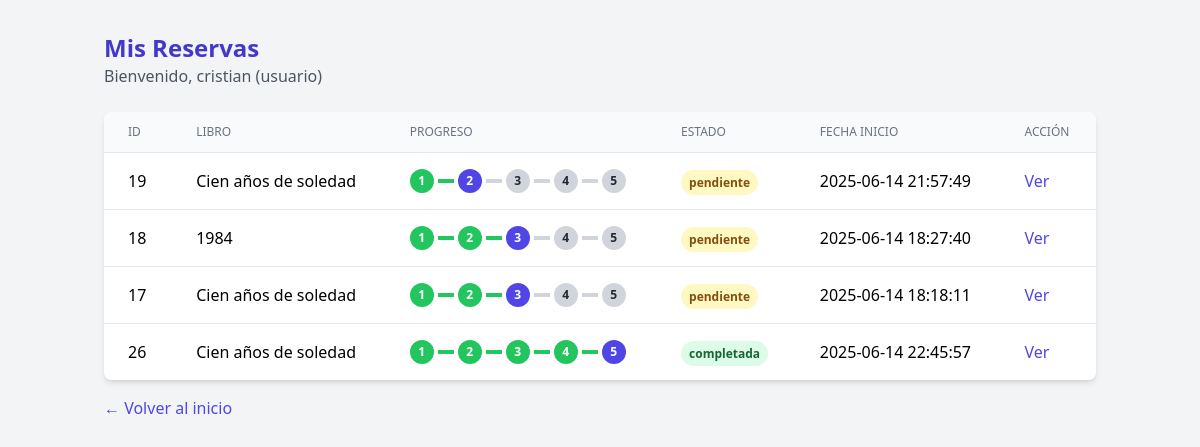
The app's page /listar_reservas_usuario.php (signed in) with its own data.
### tables this page shows
CREATE TABLE `reservas` (
  `id_reserva` int(11) NOT NULL,
  `id_usuario` int(11) NOT NULL,
  `flujo` varchar(3) NOT NULL,
  `proceso` varchar(3) NOT NULL,
  `id_libro` int(11) DEFAULT NULL,
  `fecha_inicio` datetime DEFAULT NULL,
  `fecha_fin` datetime DEFAULT NULL,
  `estado` enum('pendiente','confirmada','completada','cancelada') DEFAULT 'pendiente'
);

CREATE TABLE `libros` (
  `id_libro` int(11) NOT NULL,
  `titulo` varchar(100) NOT NULL,
  `autor` varchar(100) NOT NULL,
  `disponible` tinyint(1) DEFAULT 1,
  `stock` int(11) NOT NULL DEFAULT 0
);

CREATE TABLE `flujo_proceso` (
  `flujo` varchar(3) NOT NULL,
  `proceso` varchar(3) NOT NULL,
  `siguiente` varchar(3) DEFAULT NULL,
  `pantalla` varchar(30) DEFAULT NULL,
  `rol` varchar(20) DEFAULT NULL
);

### listar_reservas_usuario.php (the view, shortened to what this page needs)
<?php
$con = mysqli_connect("localhost", "root", "", "biblioteca");
$id_usuario = $_SESSION['id_usuario'];
$sql = "SELECT r.id_reserva, u.nombre as unombre, r.flujo, r.proceso, l.titulo, r.fecha_inicio, r.fecha_fin, r.estado
        FROM reservas r
        LEFT JOIN usuarios u ON r.id_usuario = u.id
        LEFT JOIN libros l ON r.id_libro = l.id_libro
        WHERE r.id_usuario = $id_usuario
        ORDER BY r.estado, r.fecha_inicio DESC";
$resultado = mysqli_query($con, $sql);
?>
<!DOCTYPE html>
<html lang="es">
<head>
	<script src="https://cdn.tailwindcss.com"></script>
</head>
<body class="bg-gray-100">
	<div class="container mx-auto px-4 py-8">
		<header class="mb-6">
			<h1 class="text-2xl font-bold text-indigo-700">Mis Reservas</h1>
			<p class="text-gray-600">Bienvenido, <?php echo htmlspecialchars($_SESSION['nombre']); ?>
				(<?php echo htmlspecialchars($_SESSION['rol']); ?>)</p>
		</header>
		<div class="bg-white shadow-md rounded-lg overflow-hidden">
			<table class="min-w-full divide-y divide-gray-200">
				<thead class="bg-gray-50">
					<tr>
						<th class="px-6 py-3 text-left text-xs font-medium text-gray-500 uppercase">ID</th>
						<th class="px-6 py-3 text-left text-xs font-medium text-gray-500 uppercase">Libro</th>
						<th class="px-6 py-3 text-left text-xs font-medium text-gray-500 uppercase">Progreso</th>
						<th class="px-6 py-3 text-left text-xs font-medium text-gray-500 uppercase">Estado</th>
						<th class="px-6 py-3 text-left text-xs font-medium text-gray-500 uppercase">Fecha Inicio</th>
						<th class="px-6 py-3 text-left text-xs font-medium text-gray-500 uppercase">Acción</th>
					</tr>
				</thead>
				<tbody class="bg-white divide-y divide-gray-200">
					<?php
                    if ($resultado && mysqli_num_rows($resultado) > 0) {
                        while ($fila = mysqli_fetch_assoc($resultado)) {
                            $estadoColor = match ($fila['estado']) {
                                'pendiente' => 'bg-yellow-100 text-yellow-800',
                                'confirmada' => 'bg-blue-100 text-blue-800',
                                'completada' => 'bg-green-100 text-green-800',
                                'cancelada' => 'bg-red-100 text-red-800',
                                default => 'bg-gray-100 text-gray-800'
                            };
                            echo "<tr class='hover:bg-gray-50'>";
                            echo "<td class='px-6 py-4'>" . htmlspecialchars($fila['id_reserva']) . "</td>";
                            echo "<td class='px-6 py-4'>" . htmlspecialchars($fila['titulo'] ?? 'N/A') . "</td>";
                            echo "<td class='px-6 py-4'>";
                            echo "<div class='flex items-center'>";
                            $con_flujo = mysqli_connect("localhost", "root", "", "biblioteca");
                            $sql_flujo = "SELECT * FROM flujo_proceso WHERE flujo='{$fila['flujo']}' ORDER BY proceso";
                            $result_flujo = mysqli_query($con_flujo, $sql_flujo);
                            $procesos_flujo = [];
                            while ($proc = mysqli_fetch_assoc($result_flujo)) {
                                $procesos_flujo[] = $proc;
                            }
                            foreach ($procesos_flujo as $index => $proc) {
                                $active = $proc['proceso'] == $fila['proceso'];
                                $completed = array_search($proc['proceso'], array_column($procesos_flujo, 'proceso')) <
                                             array_search($fila['proceso'], array_column($procesos_flujo, 'proceso'));
                                echo "<div class='flex items-center'>";
                                echo "<div class='w-6 h-6 rounded-full flex items-center justify-center text-xs font-bold " .
                                     ($active ? "bg-indigo-600 text-white" :
                                     ($completed ? "bg-green-500 text-white" : "bg-gray-300 text-gray-800")) . "'>" .
                                     substr($proc['proceso'], 1) . "</div>";
                                if ($index < count($procesos_flujo) - 1) {
                                    echo "<div class='w-4 h-1 mx-1 " .
                                         ($completed ? "bg-green-500" : "bg-gray-300") . "'></div>";
                                }
                                echo "</div>";
                            }
                            echo "</div></td>";
                            echo "<td class='px-6 py-4'><span class='px-2 py-1 rounded-full text-xs font-semibold $estadoColor'>" .
                                 htmlspecialchars($fila['estado']) . "</span></td>";
                            echo "<td class='px-6 py-4'>" . htmlspecialchars($fila['fecha_inicio']) . "</td>";
                            echo "<td class='px-6 py-4'><a class='text-indigo-600 hover:underline' href='proceso_usuario.php?id_reserva={$fila['id_reserva']}&flujo=" . urlencode($fila['flujo']) . "&proceso=" . urlencode($fila['proceso']) . "'>Ver</a></td>";
                            echo "</tr>";
                        }
                    } else {
                        echo "<tr><td colspan='6' class='px-6 py-4 text-center text-gray-500'>No tienes reservas registradas</td></tr>";
                    }
                    ?>
				</tbody>
			</table>
		</div>
		<div class="mt-4">
			<a href="reservas_usuario.php?flujo=F1&proceso=P1" class="text-indigo-600 hover:text-indigo-900">← Volver
				al inicio</a>
		</div>
	</div>
</body>
</html>

### records on screen
reservas: id_reserva "19", id_libro.titulo "Cien años de soledad", estado "pendiente", fecha_inicio "2025-06-14 21:57:49"
flujo_proceso: proceso "1"
flujo_proceso: proceso "2"
flujo_proceso: proceso "3"
flujo_proceso: proceso "4"
flujo_proceso: proceso "5"
reservas: id_reserva "18", id_libro.titulo "1984", estado "pendiente", fecha_inicio "2025-06-14 18:27:40"
reservas: id_reserva "17", id_libro.titulo "Cien años de soledad", estado "pendiente", fecha_inicio "2025-06-14 18:18:11"
reservas: id_reserva "26", id_libro.titulo "Cien años de soledad", estado "completada", fecha_inicio "2025-06-14 22:45:57"

### other values on screen
$_SESSION['nombre'] "cristian"
$_SESSION['rol'] "usuario"
